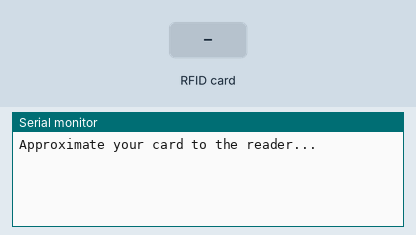
Bench run of a sketch on a simulated ESP8266 (NodeMCU). On the bench: the last lines printed to the serial monitor. The test bench sets the inputs (shaded band). WiFi joins after 1.5 s; servers stay silent unless stated.

Above: at 3.0 s.
3.1 s: RFID card 05 09 23 11 held to the reader
At 3.5 s:
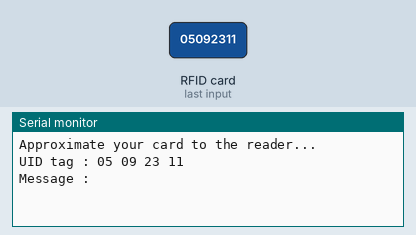
4.6 s: RFID card F2 77 54 33 held to the reader
At 5.7 s:
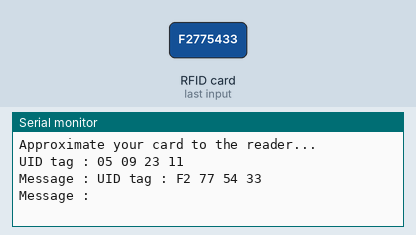

Measured:
- after the input at 3.1 s, the serial monitor: prints a new line at once (image 1)
- after the input at 4.6 s, the serial monitor: prints a new line at once (image 2)

The sketch:

rfid_blynk.ino
```cpp
#define BLYNK_PRINT Serial

#include <SPI.h>
#include <ESP8266WiFi.h>
#include <BlynkSimpleEsp8266.h>
#include <MFRC522.h>

char auth[] = "_FiLfQGWOMo7F0GTXVW4AFBiTr_Aufux";
char ssid[] = "punya sekolah";
char pass[] = "05092311";

#define SDA_PIN 4
#define RST_PIN 5

int virtual_State = 0;

MFRC522 mfrc522(SDA_PIN, RST_PIN); // Create MFRC522 instance.

WidgetLCD lcd(V1);

void setup()
{
  Serial.begin(115200);
  SPI.begin();      // Initiate  SPI bus
  Blynk.begin(auth, ssid, pass);
  mfrc522.PCD_Init(); // Init MFRC522 card
  Serial.println("Approximate your card to the reader...");
  Serial.println();

}

void loop()       // put your main code here, to run repeatedly:
{
  Blynk.run();
  if ( ! mfrc522.PICC_IsNewCardPresent())
  {
    return;
  }
  // Select one of the cards
  if ( ! mfrc522.PICC_ReadCardSerial())
  {
    return;
  }
  //Show UID on serial monitor
  Serial.print("UID tag :");
  String content= "";
  byte letter;
  for (byte i = 0; i < mfrc522.uid.size; i++)
  {
     Serial.print(mfrc522.uid.uidByte[i] < 0x10 ? " 0" : " ");
     Serial.print(mfrc522.uid.uidByte[i], HEX);
     content.concat(String(mfrc522.uid.uidByte[i] < 0x10 ? " 0" : " "));
     content.concat(String(mfrc522.uid.uidByte[i], HEX));
  }
  Serial.println();
  Serial.print("Message : ");
  content.toUpperCase();

  if(content.substring(1) == "F2 77 54 33")
          {
            lcd.clear();
            lcd.print(0, 0, "yeeet");                                              // Print if card is TRUE
            lcd.print(0, 1, content);
            delay(10000);
          }

          else
          {
            lcd.clear();
            lcd.print(0, 0, "Invalid card");                                   // Print if card is FALSE
            lcd.print(0, 1, "nah u aint allowed");
          }

}
```
